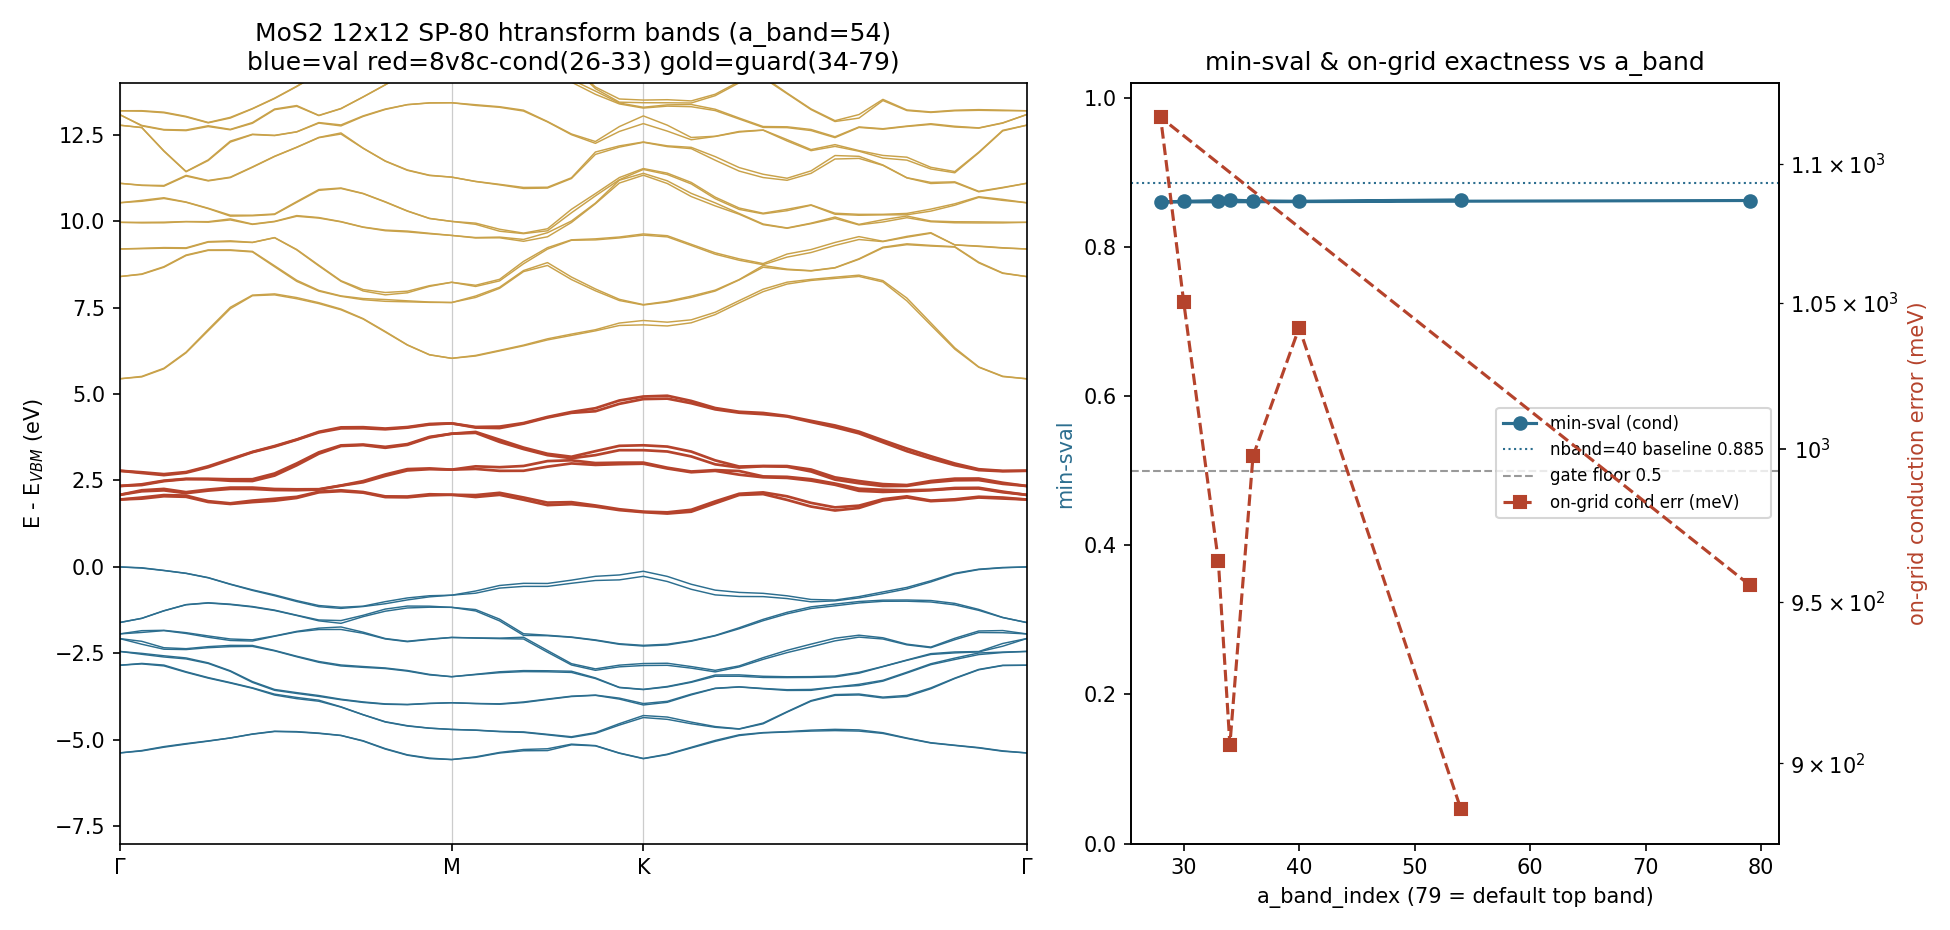

The Python source for this figure:
"""MoS2 12x12 nband=80 htransform reconciliation: sweep the f-transform
a_band_index and, for each setting, measure the THREE things that decide
whether the prior 'min-sval -> 0.2175 at nband=80' is real HARM or an
f-transform tuning artifact:

  (A) min-sval  : gauge-free conduction-subspace overlap min singular value of
                  <psi_ht | psi_stored> over the 8v8c BSE conduction window
                  (bands 26..33), replicating exciton_bands.gate_htransform_vs_stored
                  EXACTLY, but against the restart psi_full_y read directly.
  (B) on-grid   : |E_interp(k) - E_stored(k)| at the 144 coarse-grid k, per band
                  group (BSE conduction 26..33 ; high guards 34..79 ; all).  This
                  is the direct on-grid exactness check (the WFN/GW energies at
                  grid k).  ~0 => the basis DOES represent the band; large =>
                  genuine capacity failure for that band.
  (C) ringing   : max |2nd finite-difference| of the conduction bands 26..33
                  along the OFF-grid Gamma-M-K-Gamma path (node kinks excluded).

fH is built over ALL 80 bands (single-source with the SP path); band_window_fi
only selects what is returned.  Nothing here touches the exciton solver — it is
purely the htransform basis quality vs a_band_index.

Saves sp80_aband_sweep.npz (all metrics + E_path per a_band) BEFORE plotting.
"""
import os, sys, time, numpy as np, jax
jax.config.update("jax_enable_x64", True)
import h5py
from gw.gw_config import read_lorrax_input
from bandstructure import htransform as ht
from bandstructure.htransform import f_transform_eigs
from bandstructure.bse_setup import compute_wfns_fi
from bse.bse_w_exact import _create_mesh_xy

RY = 13.6056980659
INP = "hts80.in"
RESTART = "tmp/isdf_tensors_640.h5"
NVAL = 26                       # CBM = band index 26
BSE_C0, BSE_C1 = 26, 34         # 8v8c conduction window [26,34)
A_BANDS = [None, 28, 30, 33, 34, 36, 40, 54]   # None = default (top band 79)

mesh_xy = _create_mesh_xy(1, 1)
params = read_lorrax_input(INP)

t0 = time.time()
(wfn, sym, meta, _m, _S, ctilde, B, enk) = ht.initialize_wfns(INP, params, print, mesh_xy=mesh_xy)
kg = (int(meta.nkx), int(meta.nky), int(meta.nkz))
nkx, nky, nkz = kg
rank = int(ctilde.shape[2])
nb_win = int(ctilde.shape[1])
nb_ret = min(nb_win, rank)      # bands we can return
print(f"[cfg] kgrid={kg} nband(window)={nb_win} rank(alpha)={rank} nb_ret={nb_ret}", flush=True)
print(f"[cfg] init {time.time()-t0:.1f}s  ns*n_mu = {int(B.shape[1])*int(B.shape[2])} (per-k capacity)", flush=True)
assert nb_ret >= BSE_C1, f"rank {rank} < BSE conduction top {BSE_C1}; cannot return 8v8c window"

# ── coarse k grid (driver 'ij' convention) + the 40-pt path ──────────────────
k_frac = np.stack(np.meshgrid(np.arange(nkx)/nkx, np.arange(nky)/nky,
                              np.arange(nkz)/nkz, indexing="ij"),
                  axis=-1).reshape(-1, 3)
nk = k_frac.shape[0]
wfn0, _s0 = ht.setup_wfn_and_sym("WFN.h5")
kpath_frac, x_path, node_idx, node_labels, _ = ht.initialize_kpath(wfn0, params)
kpath = np.asarray(kpath_frac); x_path = np.asarray(x_path)
nQ = kpath.shape[0]
node_idx = [int(n) for n in node_idx]
print(f"[cfg] nk={nk} path nQ={nQ} nodes={node_idx}", flush=True)

# ── stored reference (paired psi + energies from the SAME restart) ───────────
with h5py.File(RESTART, "r") as f:
    psi_st_all = np.asarray(f["psi_full_y"][:])   # (nk, 80, ns, mu)
    enk_st_all = np.asarray(f["enk_full"][:])     # (nk, 80)  Ry
psi_st_c = psi_st_all[:, BSE_C0:BSE_C1, :, :]     # (nk, 8, ns, mu)  stored conduction
nmu = int(psi_st_c.shape[-1])
print(f"[ref] restart psi_full_y {psi_st_all.shape}  enk_full {enk_st_all.shape}", flush=True)

def minsval_gate(psi_ht_c, psi_st_c):
    """Exact replica of gate_htransform_vs_stored's subspace SVD (bands x bands,
    spin+mu contracted, rows normalized) -> min over k of min singular value."""
    smin = 1.0
    ncb = psi_ht_c.shape[1]
    for k in range(psi_ht_c.shape[0]):
        A = psi_ht_c[k].reshape(ncb, -1)
        Bm = psi_st_c[k].reshape(ncb, -1)
        A = A / np.linalg.norm(A, axis=1, keepdims=True)
        Bm = Bm / np.linalg.norm(Bm, axis=1, keepdims=True)
        s = np.linalg.svd(A.conj() @ Bm.T, compute_uv=False)
        smin = min(smin, float(s.min()))
    return smin

def path_ringing(E_path_c, node_idx):
    """max |E[i+1]-2E[i]+E[i-1]| over interior, node points excluded (meV)."""
    d2 = E_path_c[2:] - 2*E_path_c[1:-1] + E_path_c[:-2]     # (nQ-2, ncb)
    mask = np.ones(d2.shape[0], bool)
    for n in node_idx:
        for j in (n-1, n, n+1):
            if 0 <= j-1 < d2.shape[0]:
                mask[j-1] = False
    return float(np.max(np.abs(d2[mask]))) * 1e3 if mask.any() else float("nan")

# q for the sweep: path (0:nQ) then coarse grid (nQ:nQ+nk)
q_sweep = np.concatenate([kpath, k_frac], axis=0)

rows = []
E_path_by_a = {}
for a_band in A_BANDS:
    t1 = time.time()
    # f-transform params for the record (a-compression is visible directly)
    _fe, a_f, n_f, shift = f_transform_eigs(enk, a_band_index=a_band)
    bnd = compute_wfns_fi(ctilde=ctilde, B_at_mu=B, enk_sigma=enk, kgrid_co=kg,
                          band_window_fi=(0, nb_ret), mesh_xy=mesh_xy,
                          q_list=q_sweep, a_band_index=a_band, log_fn=(lambda *a, **k: None))
    E = np.asarray(jax.device_get(bnd.enk_full))          # (nQ+nk, nb_ret) Ry
    psi = np.asarray(jax.device_get(bnd.psi_rmu_Y))       # (nQ+nk, nb_ret, ns, mu)
    E_path = E[:nQ] * RY                                   # (nQ, nb_ret) eV
    E_grid = E[nQ:nQ+nk]                                   # (nk, nb_ret) Ry
    psi_grid_c = psi[nQ:nQ+nk, BSE_C0:BSE_C1, :, :nmu]     # (nk, 8, ns, mu)

    # (A) min-sval gate vs stored
    smin = minsval_gate(psi_grid_c, psi_st_c)
    # (B) on-grid exactness (Ry -> meV) vs the paired restart energies
    dE = np.abs(E_grid - enk_st_all[:, :nb_ret])
    err_c    = float(np.max(dE[:, BSE_C0:BSE_C1])) * RY * 1e3     # BSE conduction 26..33
    err_high = float(np.max(dE[:, BSE_C1:]))       * RY * 1e3     # guards 34..79
    err_all  = float(np.max(dE))                   * RY * 1e3
    # (C) ringing on the path conduction bands
    ring = path_ringing(E_path[:, BSE_C0:BSE_C1], node_idx)

    E_path_by_a[str(a_band)] = E_path
    rows.append(dict(a_band=(-1 if a_band is None else a_band),
                     a_ry=a_f, shift_ry=shift, min_sval=smin,
                     ongrid_cond_meV=err_c, ongrid_high_meV=err_high,
                     ongrid_all_meV=err_all, ring_cond_meV=ring))
    print(f"[a_band={str(a_band):>4}] a={a_f:7.3f}Ry shift={shift:7.3f}Ry | "
          f"min-sval={smin:.4f} | on-grid cond={err_c:8.3f} high={err_high:9.2f} "
          f"all={err_all:9.2f} meV | ring(cond)={ring:8.3f} meV | {time.time()-t1:.1f}s",
          flush=True)

# ── save BEFORE plotting (expensive compute preserved) ───────────────────────
np.savez("sp80_aband_sweep.npz",
         a_bands=np.array([-1 if a is None else a for a in A_BANDS]),
         a_ry=np.array([r["a_ry"] for r in rows]),
         shift_ry=np.array([r["shift_ry"] for r in rows]),
         min_sval=np.array([r["min_sval"] for r in rows]),
         ongrid_cond_meV=np.array([r["ongrid_cond_meV"] for r in rows]),
         ongrid_high_meV=np.array([r["ongrid_high_meV"] for r in rows]),
         ongrid_all_meV=np.array([r["ongrid_all_meV"] for r in rows]),
         ring_cond_meV=np.array([r["ring_cond_meV"] for r in rows]),
         x_path=x_path, node_idx=np.array(node_idx), nb_ret=nb_ret,
         **{f"Epath_{k}": v for k, v in E_path_by_a.items()})
print("SAVED sp80_aband_sweep.npz", flush=True)

# ── summary table + verdict ──────────────────────────────────────────────────
print("\n==== nband=80 a_band SWEEP SUMMARY ====", flush=True)
print(f"{'a_band':>7} {'a(Ry)':>8} {'min-sval':>9} {'ongrid_c':>9} {'ongrid_hi':>10} {'ring_c':>9}", flush=True)
for r in rows:
    ab = "None(79)" if r["a_band"] == -1 else str(r["a_band"])
    print(f"{ab:>7} {r['a_ry']:8.3f} {r['min_sval']:9.4f} {r['ongrid_cond_meV']:9.3f} "
          f"{r['ongrid_high_meV']:10.2f} {r['ring_cond_meV']:9.3f}", flush=True)
best = max(rows, key=lambda r: (r["min_sval"], -r["ongrid_cond_meV"]))
bb = "None(79)" if best["a_band"] == -1 else str(best["a_band"])
print(f"\nBEST by min-sval: a_band={bb}  min-sval={best['min_sval']:.4f}  "
      f"on-grid cond={best['ongrid_cond_meV']:.3f} meV  ring={best['ring_cond_meV']:.3f} meV", flush=True)

# ── plots: SP-80 bands (best a_band) + metrics vs a_band ──────────────────────
import matplotlib; matplotlib.use("Agg"); import matplotlib.pyplot as plt
Ebest = E_path_by_a[("None" if best["a_band"] == -1 else str(best["a_band"]))]
vbm = Ebest[:, :NVAL].max()
fig, (a1, a2) = plt.subplots(1, 2, figsize=(13, 6.2), dpi=150,
                             gridspec_kw={"width_ratios": [1.4, 1]})
for b in range(nb_ret):
    col = "#2c6e8f" if b < NVAL else ("#b5432c" if b < BSE_C1 else "#c9a24a")
    lw = 1.3 if BSE_C0 <= b < BSE_C1 else 0.7
    a1.plot(x_path, Ebest[:, b] - vbm, lw=lw, color=col)
a1.set_ylim(-8, 14); a1.set_ylabel("E - E$_{VBM}$ (eV)")
a1.set_title(f"MoS2 12x12 SP-80 htransform bands (a_band={bb})\n"
             f"blue=val red=8v8c-cond(26-33) gold=guard(34-79)")
for n in node_idx:
    a1.axvline(x_path[n], color="0.8", lw=.6, zorder=0)
a1.set_xticks([x_path[n] for n in node_idx]); a1.set_xticklabels(["Γ","M","K","Γ"])
a1.set_xlim(x_path[0], x_path[-1])

abx = [79 if r["a_band"] == -1 else r["a_band"] for r in rows]
a2.plot(abx, [r["min_sval"] for r in rows], "o-", color="#2c6e8f", label="min-sval (cond)")
a2.axhline(0.885, ls=":", color="#2c6e8f", lw=1, label="nband=40 baseline 0.885")
a2.axhline(0.5, ls="--", color="#999", lw=1, label="gate floor 0.5")
a2.set_xlabel("a_band_index (79 = default top band)"); a2.set_ylabel("min-sval", color="#2c6e8f")
a2.set_ylim(0, 1.02)
a2b = a2.twinx()
a2b.semilogy(abx, [max(r["ongrid_cond_meV"], 1e-4) for r in rows], "s--", color="#b5432c",
             label="on-grid cond err (meV)")
a2b.set_ylabel("on-grid conduction error (meV)", color="#b5432c")
a2.set_title("min-sval & on-grid exactness vs a_band")
l1, la1 = a2.get_legend_handles_labels(); l2, la2 = a2b.get_legend_handles_labels()
a2.legend(l1+l2, la1+la2, loc="center right", fontsize=8)
fig.tight_layout(); fig.savefig("sp80_aband_sweep.png")
print("SAVED sp80_aband_sweep.png", flush=True)
